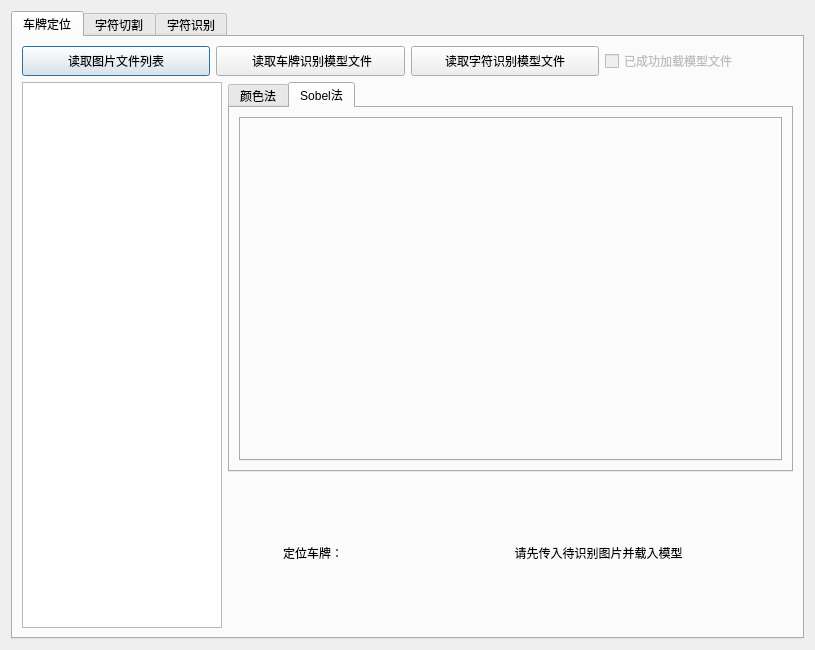
<?xml version="1.0" encoding="UTF-8"?>
<ui version="4.0">
 <class>Service</class>
 <widget class="QDialog" name="Service">
  <property name="geometry">
   <rect>
    <x>0</x>
    <y>0</y>
    <width>815</width>
    <height>650</height>
   </rect>
  </property>
  <property name="windowTitle">
   <string>Dialog</string>
  </property>
  <layout class="QVBoxLayout" name="verticalLayout_7">
   <item>
    <widget class="QTabWidget" name="tabWidget_2">
     <property name="autoFillBackground">
      <bool>false</bool>
     </property>
     <property name="currentIndex">
      <number>0</number>
     </property>
     <property name="elideMode">
      <enum>Qt::ElideRight</enum>
     </property>
     <widget class="QWidget" name="PlateLocateTab">
      <attribute name="title">
       <string>车牌定位</string>
      </attribute>
      <layout class="QVBoxLayout" name="verticalLayout_6">
       <item>
        <layout class="QHBoxLayout" name="horizontalLayout_9">
         <item>
          <widget class="QPushButton" name="pushButton">
           <property name="minimumSize">
            <size>
             <width>0</width>
             <height>30</height>
            </size>
           </property>
           <property name="maximumSize">
            <size>
             <width>16777215</width>
             <height>30</height>
            </size>
           </property>
           <property name="text">
            <string>读取图片文件列表</string>
           </property>
          </widget>
         </item>
         <item>
          <widget class="QPushButton" name="pushButton_2">
           <property name="minimumSize">
            <size>
             <width>0</width>
             <height>30</height>
            </size>
           </property>
           <property name="maximumSize">
            <size>
             <width>16777215</width>
             <height>30</height>
            </size>
           </property>
           <property name="text">
            <string> 读取车牌识别模型文件</string>
           </property>
          </widget>
         </item>
         <item>
          <widget class="QPushButton" name="pushButton_3">
           <property name="minimumSize">
            <size>
             <width>0</width>
             <height>30</height>
            </size>
           </property>
           <property name="maximumSize">
            <size>
             <width>200</width>
             <height>30</height>
            </size>
           </property>
           <property name="text">
            <string>读取字符识别模型文件</string>
           </property>
          </widget>
         </item>
         <item>
          <widget class="QCheckBox" name="checkBox_2">
           <property name="enabled">
            <bool>false</bool>
           </property>
           <property name="minimumSize">
            <size>
             <width>0</width>
             <height>28</height>
            </size>
           </property>
           <property name="maximumSize">
            <size>
             <width>16777215</width>
             <height>28</height>
            </size>
           </property>
           <property name="text">
            <string>已成功加载模型文件</string>
           </property>
           <property name="tristate">
            <bool>false</bool>
           </property>
          </widget>
         </item>
        </layout>
       </item>
       <item>
        <layout class="QHBoxLayout" name="horizontalLayout_10">
         <item>
          <widget class="QListWidget" name="nameList">
           <property name="maximumSize">
            <size>
             <width>200</width>
             <height>16777215</height>
            </size>
           </property>
          </widget>
         </item>
         <item>
          <layout class="QVBoxLayout" name="verticalLayout">
           <item>
            <widget class="QTabWidget" name="tabWidget_3">
             <property name="currentIndex">
              <number>1</number>
             </property>
             <widget class="QWidget" name="tab_2">
              <attribute name="title">
               <string>颜色法</string>
              </attribute>
              <layout class="QVBoxLayout" name="verticalLayout_8">
               <item>
                <widget class="QTabWidget" name="tabWidget_4">
                 <property name="currentIndex">
                  <number>-1</number>
                 </property>
                </widget>
               </item>
              </layout>
             </widget>
             <widget class="QWidget" name="tab_3">
              <attribute name="title">
               <string>Sobel法</string>
              </attribute>
              <layout class="QVBoxLayout" name="verticalLayout_9">
               <item>
                <widget class="QTabWidget" name="tabWidget_5">
                 <property name="currentIndex">
                  <number>-1</number>
                 </property>
                </widget>
               </item>
              </layout>
             </widget>
            </widget>
           </item>
           <item>
            <layout class="QHBoxLayout" name="horizontalLayout_6">
             <item>
              <widget class="QLabel" name="label_5">
               <property name="minimumSize">
                <size>
                 <width>0</width>
                 <height>150</height>
                </size>
               </property>
               <property name="maximumSize">
                <size>
                 <width>170</width>
                 <height>16777215</height>
                </size>
               </property>
               <property name="text">
                <string>定位车牌：</string>
               </property>
               <property name="textFormat">
                <enum>Qt::AutoText</enum>
               </property>
               <property name="alignment">
                <set>Qt::AlignCenter</set>
               </property>
               <property name="wordWrap">
                <bool>false</bool>
               </property>
              </widget>
             </item>
             <item>
              <widget class="QLabel" name="label_6">
               <property name="text">
                <string>请先传入待识别图片并载入模型</string>
               </property>
               <property name="alignment">
                <set>Qt::AlignCenter</set>
               </property>
              </widget>
             </item>
            </layout>
           </item>
          </layout>
         </item>
        </layout>
       </item>
      </layout>
     </widget>
     <widget class="QWidget" name="CharSegmentTab">
      <attribute name="title">
       <string>字符切割</string>
      </attribute>
      <layout class="QVBoxLayout" name="verticalLayout_10">
       <item>
        <layout class="QVBoxLayout" name="verticalLayout_3">
         <item>
          <layout class="QVBoxLayout" name="verticalLayout_4">
           <item>
            <layout class="QHBoxLayout" name="horizontalLayout">
             <item>
              <widget class="QTabWidget" name="tabWidget">
               <property name="minimumSize">
                <size>
                 <width>0</width>
                 <height>0</height>
                </size>
               </property>
               <property name="maximumSize">
                <size>
                 <width>16777215</width>
                 <height>600</height>
                </size>
               </property>
               <property name="currentIndex">
                <number>0</number>
               </property>
               <widget class="QWidget" name="tab">
                <attribute name="title">
                 <string>Tab 1</string>
                </attribute>
                <widget class="QLabel" name="plate">
                 <property name="geometry">
                  <rect>
                   <x>20</x>
                   <y>10</y>
                   <width>331</width>
                   <height>221</height>
                  </rect>
                 </property>
                 <property name="minimumSize">
                  <size>
                   <width>0</width>
                   <height>0</height>
                  </size>
                 </property>
                 <property name="maximumSize">
                  <size>
                   <width>16777215</width>
                   <height>600</height>
                  </size>
                 </property>
                 <property name="layoutDirection">
                  <enum>Qt::LeftToRight</enum>
                 </property>
                 <property name="text">
                  <string>请先传入待识别图片并载入模型</string>
                 </property>
                 <property name="alignment">
                  <set>Qt::AlignCenter</set>
                 </property>
                </widget>
               </widget>
              </widget>
             </item>
             <item>
              <widget class="QListWidget" name="segmentChars">
               <property name="minimumSize">
                <size>
                 <width>0</width>
                 <height>0</height>
                </size>
               </property>
               <property name="maximumSize">
                <size>
                 <width>16777215</width>
                 <height>99999</height>
                </size>
               </property>
               <property name="viewMode">
                <enum>QListView::ListMode</enum>
               </property>
              </widget>
             </item>
            </layout>
           </item>
          </layout>
         </item>
         <item>
          <layout class="QVBoxLayout" name="verticalLayout_2">
           <item>
            <layout class="QHBoxLayout" name="horizontalLayout_2">
             <item>
              <widget class="QLabel" name="label">
               <property name="text">
                <string>原图直接切割结果：</string>
               </property>
              </widget>
             </item>
             <item>
              <widget class="QListWidget" name="orig">
               <property name="maximumSize">
                <size>
                 <width>16777215</width>
                 <height>60</height>
                </size>
               </property>
               <property name="viewMode">
                <enum>QListView::IconMode</enum>
               </property>
              </widget>
             </item>
            </layout>
           </item>
           <item>
            <layout class="QHBoxLayout" name="horizontalLayout_3">
             <item>
              <widget class="QLabel" name="label_2">
               <property name="text">
                <string>指数变换切割结果：</string>
               </property>
              </widget>
             </item>
             <item>
              <widget class="QListWidget" name="index">
               <property name="maximumSize">
                <size>
                 <width>16777215</width>
                 <height>60</height>
                </size>
               </property>
               <property name="viewMode">
                <enum>QListView::IconMode</enum>
               </property>
              </widget>
             </item>
            </layout>
           </item>
           <item>
            <layout class="QHBoxLayout" name="horizontalLayout_4">
             <item>
              <widget class="QLabel" name="label_3">
               <property name="text">
                <string>对数变换切割结果：</string>
               </property>
              </widget>
             </item>
             <item>
              <widget class="QListWidget" name="log">
               <property name="maximumSize">
                <size>
                 <width>16777215</width>
                 <height>60</height>
                </size>
               </property>
               <property name="viewMode">
                <enum>QListView::IconMode</enum>
               </property>
              </widget>
             </item>
            </layout>
           </item>
           <item>
            <layout class="QHBoxLayout" name="horizontalLayout_5">
             <item>
              <widget class="QLabel" name="label_4">
               <property name="text">
                <string>伽马变换切割结果：</string>
               </property>
              </widget>
             </item>
             <item>
              <widget class="QListWidget" name="gamma">
               <property name="maximumSize">
                <size>
                 <width>16777215</width>
                 <height>60</height>
                </size>
               </property>
               <property name="viewMode">
                <enum>QListView::IconMode</enum>
               </property>
              </widget>
             </item>
            </layout>
           </item>
          </layout>
         </item>
        </layout>
       </item>
      </layout>
     </widget>
     <widget class="QWidget" name="PlateRecognizeTab">
      <attribute name="title">
       <string>字符识别</string>
      </attribute>
      <layout class="QVBoxLayout" name="verticalLayout_11">
       <item>
        <layout class="QHBoxLayout" name="horizontalLayout_8">
         <item>
          <layout class="QVBoxLayout" name="verticalLayout_5">
           <item>
            <widget class="QLabel" name="label_9">
             <property name="minimumSize">
              <size>
               <width>500</width>
               <height>0</height>
              </size>
             </property>
             <property name="text">
              <string>请先传入待识别图片并载入模型</string>
             </property>
             <property name="alignment">
              <set>Qt::AlignCenter</set>
             </property>
            </widget>
           </item>
           <item>
            <layout class="QHBoxLayout" name="horizontalLayout_7">
             <item>
              <widget class="QLabel" name="label_8">
               <property name="minimumSize">
                <size>
                 <width>100</width>
                 <height>150</height>
                </size>
               </property>
               <property name="maximumSize">
                <size>
                 <width>100</width>
                 <height>150</height>
                </size>
               </property>
               <property name="text">
                <string>  识别结果：</string>
               </property>
              </widget>
             </item>
             <item>
              <widget class="QLabel" name="label_7">
               <property name="text">
                <string>请先传入待识别图片并载入模型</string>
               </property>
               <property name="alignment">
                <set>Qt::AlignCenter</set>
               </property>
              </widget>
             </item>
            </layout>
           </item>
          </layout>
         </item>
         <item>
          <widget class="QTextBrowser" name="textBrowser"/>
         </item>
        </layout>
       </item>
      </layout>
     </widget>
    </widget>
   </item>
  </layout>
 </widget>
 <resources/>
 <connections/>
</ui>
